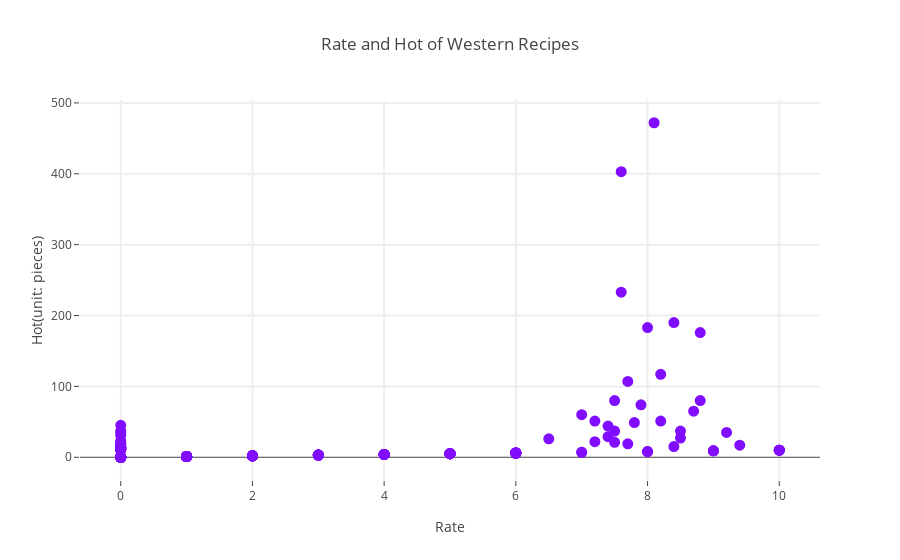

Here is the notebook cell this chart was saved with:
### Code cell
data_rate4 = [go.Scatter(
    x = df4['rate'],
    y = df4['hot'],
    mode = 'markers',
    name = 'markers',
    text = df4['name'],
    marker=dict(
        color='rgb(129,13,255)',
        line=dict(
            color='rgb(129,13,255)',
            width = 5
        )
    )
)]
    
layout = dict(title = 'Rate and Hot of Western Recipes',
              xaxis= dict(
                title= 'Rate',
                ticklen= 5,
                zeroline= False,
                gridwidth= 2,
              ),
              yaxis=dict(
                title= 'Hot(unit: pieces)',
                ticklen= 5,
                gridwidth= 2,
              )
             )

fig = dict(data=data_rate4, layout=layout)
iplot(fig)

### Figure 1 — Plotly figure (JSON) as saved in the notebook; plotly's stock layout.template omitted (floating-point values rounded to 4 significant figures; data arrays with more than 128 entries replaced by an {"elided": "..."} marker saying what was removed)
{"data": [{"marker": {"color": "rgb(129,13,255)", "line": {"color": "rgb(129,13,255)", "width": 5}}, "mode": "markers", "name": "markers", "text": {"elided": "199 str values"}, "type": "scatter", "x": {"elided": "199 float values"}, "y": {"elided": "199 int values"}}], "layout": {"title": "Rate and Hot of Western Recipes", "xaxis": {"gridwidth": 2, "ticklen": 5, "title": "Rate", "zeroline": false}, "yaxis": {"gridwidth": 2, "ticklen": 5, "title": "Hot(unit: pieces)"}}}
